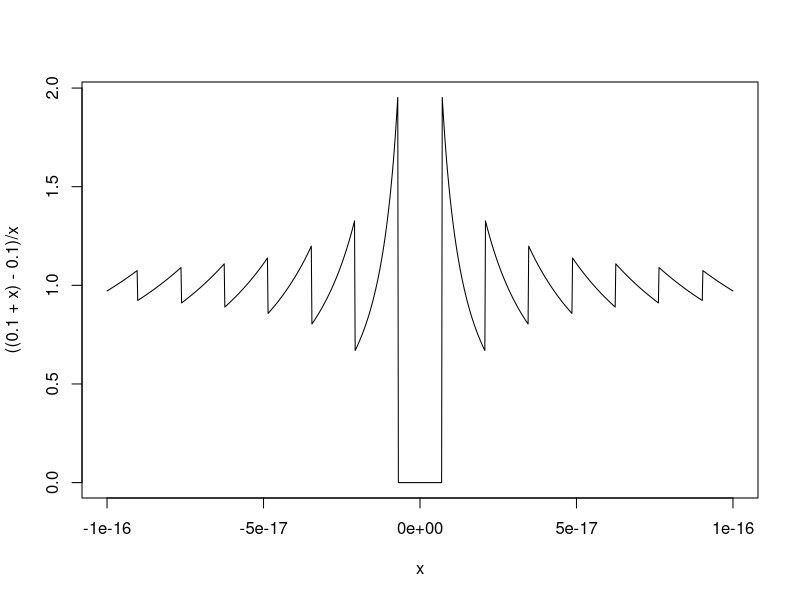
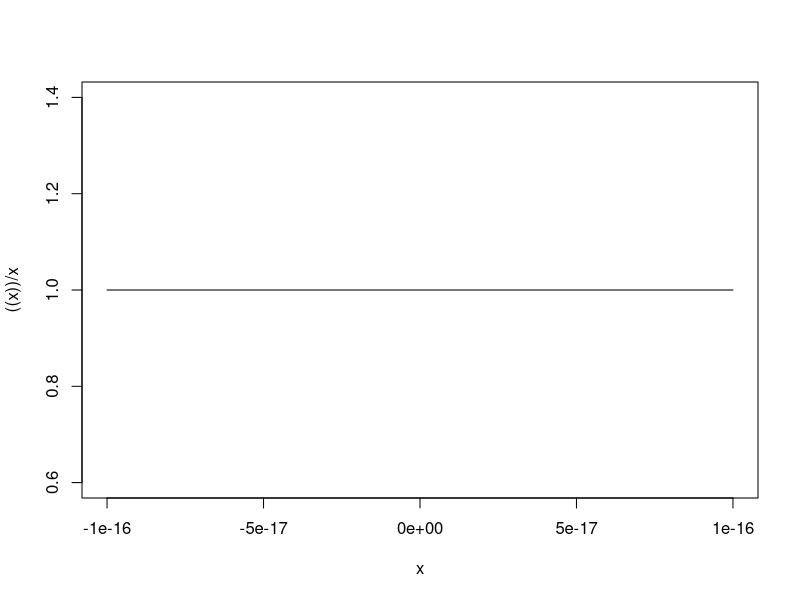
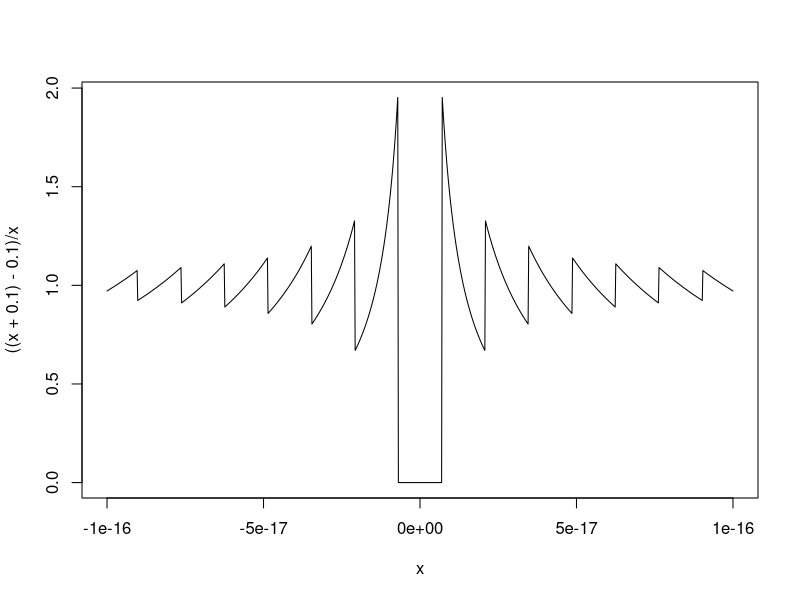

Write R code to recreate these figures, in order.
## ---- chunk 1
((0.1 + 0.2) - 0.1) / 0.2
# However, ...
((0.1 + 0.2) - 0.1) / 0.2 == 1
## ---- chunk 2
# Now let us plot this to understand it better
curve(((0.1 + x) - 0.1)/x, -1e-16, 1e-16, 1000)
## ---- chunk 3
curve(((x) )/x, -1e-16, 1e-16, 1000)
## ---- chunk 4
curve(((x + 0.1) - 0.1)/x, -1e-16, 1e-16, 1000)
# Find the x for which x+0.1 is an exact float and plot this x between (-1e-16, 1e-16)
#points(-2^seq(-54, -1, length.out = 1000), rep(1, 1000))
